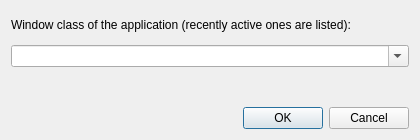
<?xml version="1.0" encoding="UTF-8"?>
<ui version="4.0">
 <class>NewLayoutDialog</class>
 <widget class="QDialog" name="NewLayoutDialog">
  <property name="geometry">
   <rect>
    <x>0</x>
    <y>0</y>
    <width>420</width>
    <height>140</height>
   </rect>
  </property>
  <property name="windowTitle">
   <string>New layout</string>
  </property>
  <layout class="QVBoxLayout" name="dialogLayout">
   <item>
    <widget class="QLabel" name="infoLabel">
     <property name="text">
      <string>Window class of the application (recently active ones are listed):</string>
     </property>
     <property name="wordWrap">
      <bool>true</bool>
     </property>
    </widget>
   </item>
   <item>
    <widget class="QComboBox" name="nameCombo">
     <property name="editable">
      <bool>true</bool>
     </property>
    </widget>
   </item>
   <item>
    <widget class="QLabel" name="fileLabel">
     <property name="styleSheet">
      <string>color: gray;</string>
     </property>
    </widget>
   </item>
   <item>
    <widget class="QDialogButtonBox" name="buttonBox">
     <property name="standardButtons">
      <set>QDialogButtonBox::StandardButton::Cancel|QDialogButtonBox::StandardButton::Ok</set>
     </property>
    </widget>
   </item>
  </layout>
 </widget>
 <resources/>
 <connections>
  <connection>
   <sender>buttonBox</sender>
   <signal>accepted()</signal>
   <receiver>NewLayoutDialog</receiver>
   <slot>accept()</slot>
  </connection>
  <connection>
   <sender>buttonBox</sender>
   <signal>rejected()</signal>
   <receiver>NewLayoutDialog</receiver>
   <slot>reject()</slot>
  </connection>
 </connections>
</ui>
